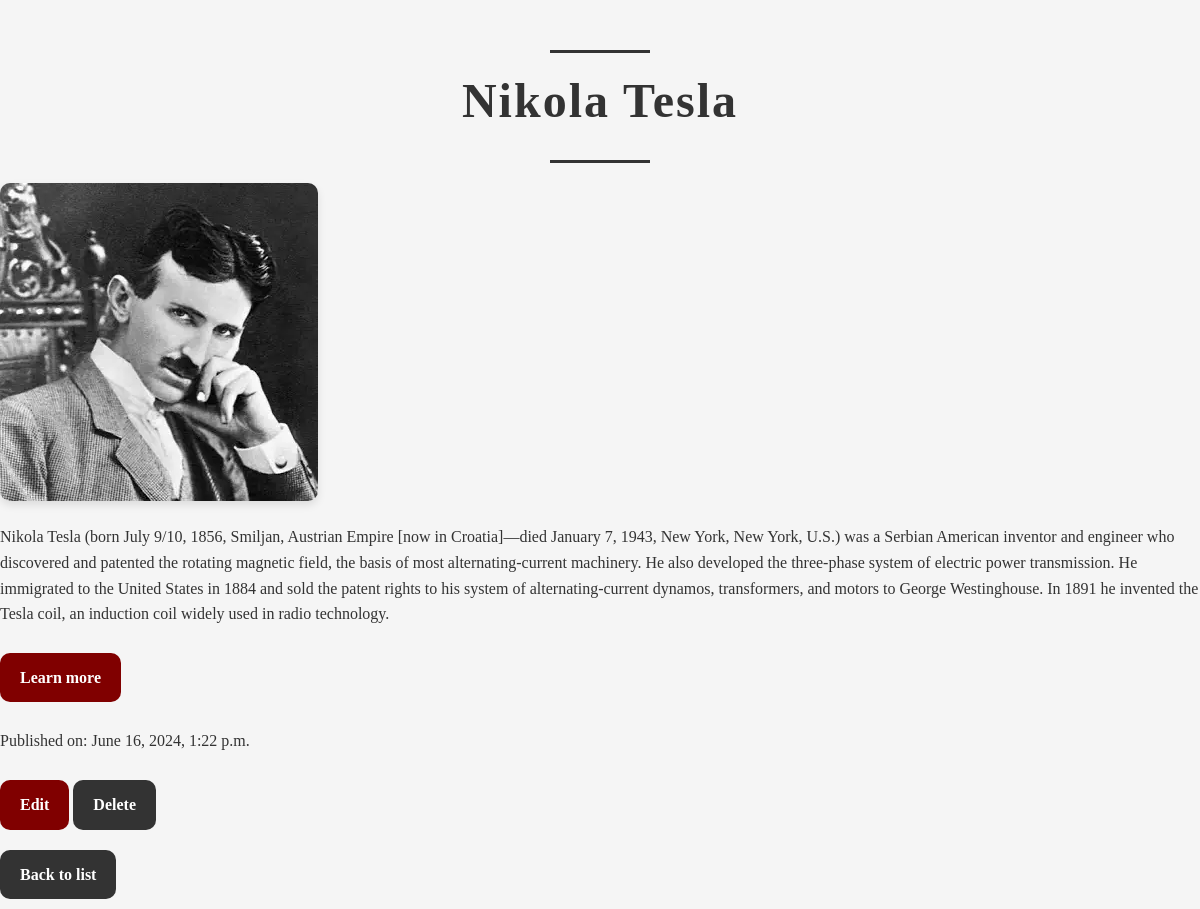
The page /scientist/1/ on the database its author committed.
### science/models.py (models this page shows, shortened)
class Scientist(models.Model):
    user = models.ForeignKey(User, on_delete=models.CASCADE, null=True, blank=True)
    full_name = models.CharField(max_length=100)
    image = models.ImageField(upload_to="scientist/images")
    description = models.TextField(null=True, blank=True)
    url = models.URLField(blank=True)
    published = models.DateTimeField(default=timezone.now)
    class Meta:
        ordering = ['full_name']

### science/views.py (the view)
# urls.py: path('scientist/<int:pk>/', views.ScientistDetail.as_view(), name='scientist'),
class ScientistDetail(DetailView):
    model = Scientist
    template_name = "science/scientist.html"
    context_object_name = 'scientist'

### science/templates/science/scientist.html (shortened to what this page needs)
{% extends 'base.html' %}
{% block content %}
<h1>{{ scientist.full_name }}</h1>
<img src="{{ scientist.image.url }}" alt="Image of {{ scientist.full_name }}">
<p>{{ scientist.description }}</p>
<p><a class="button" href="{{ scientist.url }}" target="_blank">Learn more</a></p>
<p>Published on: {{ scientist.published }}</p>
<a class="button" href="{% url 'scientist_update' scientist.pk %}">Edit</a>
<a class="button back" href="{% url 'scientist_delete' scientist.pk %}">Delete</a>
<br>
<a class="button back" href="{% url 'scientists' %}">Back to list</a>
{% endblock %}

### science/templates/base.html (shortened to what this page needs)
{% load static %}
<!DOCTYPE html>
<html lang="en">
  <head>
    <link rel="stylesheet" href="{% static 'css/style.css' %}" />
  </head>
  <body>
    {% block content %} {% endblock %}
  </body>
</html>

### science/static/css/style.css (style rules this page uses)
body { font-family: "Times New Roman", Times, serif; background-color: #f5f5f5; margin: 0; padding: 0; color: #333; line-height: 1.6; }
h1 { font-family: "Garamond", serif; font-size: 48px; color: #333; text-align: center; margin-top: 50px; margin-bottom: 20px; letter-spacing: 2px; }
h1::before, h1::after { content: ""; display: block; width: 100px; height: 3px; background: #333; margin: 20px auto 10px; }
a.button { display: inline-block; padding: 12px 20px; margin: 10px 0; font-size: 16px; font-weight: bold; text-align: center; text-decoration: none; background-color: #800000; color: #fff; border: none; border-radius: 10px; cursor: pointer; transition: background-color 0.3s ease, transform 0.2s ease; }
a.button.back { background-color: #333; }
a { color: #fff; text-decoration: none; font-weight: bold; }
img { max-width: 100%; height: auto; border-radius: 10px; box-shadow: 0 4px 8px rgba(0, 0, 0, 0.1); }

### rows shown on the page
Scientist: full_name "Nikola Tesla", image (picture), description "Nikola Tesla (born July 9/10, 1856, Smiljan, Austrian Empire [now in Croatia]—died January 7, 1943, New York, New York, U.S.) was a Serbian American inventor and engineer who discovered and patented the rotating magnetic field, the basis of most alternating-current machinery. He also developed the three-phase system of electric power transmission. He immigrated to the United States in 1884 and sold the patent rights to his system of alternating-current dynamos, transformers, and motors to George Westinghouse. In 1891 he invented the Tesla coil, an induction coil widely used in radio technology.", published "June 16, 2024, 1:22 p.m."
